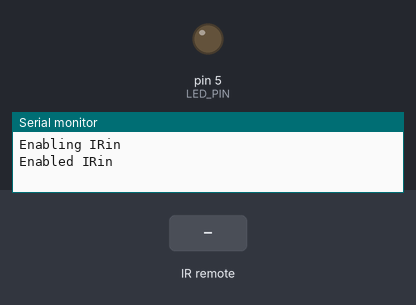
Bench run of a sketch on a simulated Arduino Uno, built with avr-gcc and run on an emulated ATmega328P. On the bench: output pins drawn as LEDs (lit = HIGH), the last lines printed to the serial monitor. Inputs (shaded band) come from the test bench.

Above: at 1.2 s.
1.3 s: infrared code 0xFF30CF received
At 2.5 s:
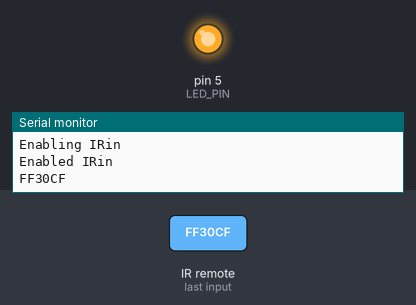
2.8 s: infrared code 0xFF18E7 received
At 3.6 s:
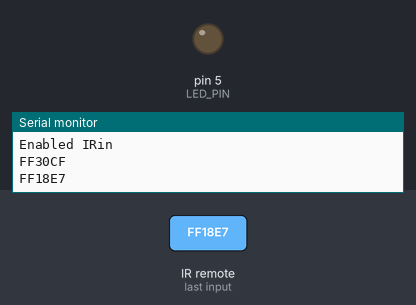
Timing chart, 0 to 5.8 s (numbered marks = the images above; inputs shaded):
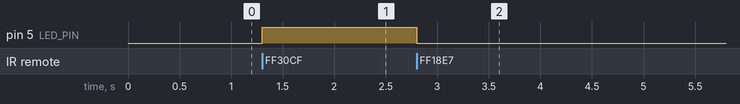

Measured:
- after the input at 1.3 s, pin 5 (LED_PIN): LOW → HIGH at once
- after the input at 2.8 s, pin 5 (LED_PIN): HIGH → LOW at once

The sketch:

____4-5___________LED_____.ino
```cpp
/*
  Author: 202115064 김동주 <hepheir@gmail.com>

  "IRremote" by "shirriff, z3t0, ArminJo" v0.1.0
 */

#include <IRremote.h>

#define RECV_PIN 11
#define LED_PIN 5

IRrecv irrecv(RECV_PIN);
decode_results results;

void setup() {
  Serial.begin(9600);

  Serial.println("Enabling IRin");
  irrecv.enableIRIn();
  Serial.println("Enabled IRin");

  pinMode(LED_PIN, OUTPUT);
}

void loop() {
  if (irrecv.decode(&results)) {
    Serial.println(results.value, HEX);
    irrecv.resume();
    if (results.value == 0xFF30CF) {
      digitalWrite(LED_PIN, HIGH);
    }
    if (results.value == 0xFF18E7) {
      digitalWrite(LED_PIN, LOW);
    }
  }
}
```
